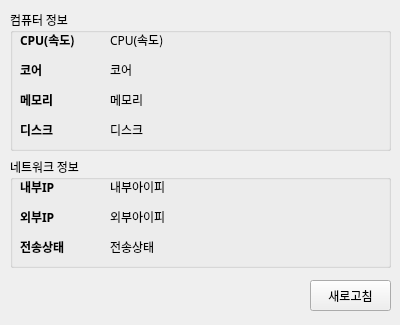
<?xml version="1.0" encoding="UTF-8"?>
<ui version="4.0">
 <class>Form</class>
 <widget class="QWidget" name="Form">
  <property name="geometry">
   <rect>
    <x>0</x>
    <y>0</y>
    <width>400</width>
    <height>325</height>
   </rect>
  </property>
  <property name="maximumSize">
   <size>
    <width>400</width>
    <height>350</height>
   </size>
  </property>
  <property name="windowTitle">
   <string>내 컴퓨터 정보</string>
  </property>
  <widget class="QGroupBox" name="groupBox">
   <property name="geometry">
    <rect>
     <x>10</x>
     <y>10</y>
     <width>381</width>
     <height>141</height>
    </rect>
   </property>
   <property name="font">
    <font>
     <family>Franklin Gothic Medium</family>
    </font>
   </property>
   <property name="title">
    <string>컴퓨터 정보</string>
   </property>
   <widget class="QLabel" name="label_2">
    <property name="geometry">
     <rect>
      <x>10</x>
      <y>52</y>
      <width>81</width>
      <height>16</height>
     </rect>
    </property>
    <property name="font">
     <font>
      <family>Franklin Gothic Medium</family>
      <weight>75</weight>
      <bold>true</bold>
     </font>
    </property>
    <property name="styleSheet">
     <string notr="true">font-weight: bold;</string>
    </property>
    <property name="text">
     <string>코어</string>
    </property>
   </widget>
   <widget class="QLabel" name="lblCore">
    <property name="geometry">
     <rect>
      <x>100</x>
      <y>52</y>
      <width>521</width>
      <height>16</height>
     </rect>
    </property>
    <property name="font">
     <font>
      <family>Franklin Gothic Medium</family>
     </font>
    </property>
    <property name="text">
     <string>코어</string>
    </property>
   </widget>
   <widget class="QLabel" name="label_3">
    <property name="geometry">
     <rect>
      <x>10</x>
      <y>82</y>
      <width>81</width>
      <height>16</height>
     </rect>
    </property>
    <property name="font">
     <font>
      <family>Franklin Gothic Medium</family>
      <weight>75</weight>
      <bold>true</bold>
     </font>
    </property>
    <property name="styleSheet">
     <string notr="true">font-weight: bold;</string>
    </property>
    <property name="text">
     <string>메모리</string>
    </property>
   </widget>
   <widget class="QLabel" name="lblMemory">
    <property name="geometry">
     <rect>
      <x>100</x>
      <y>82</y>
      <width>521</width>
      <height>16</height>
     </rect>
    </property>
    <property name="font">
     <font>
      <family>Franklin Gothic Medium</family>
     </font>
    </property>
    <property name="text">
     <string>메모리</string>
    </property>
   </widget>
   <widget class="QLabel" name="lblDisk">
    <property name="geometry">
     <rect>
      <x>100</x>
      <y>112</y>
      <width>521</width>
      <height>16</height>
     </rect>
    </property>
    <property name="font">
     <font>
      <family>Franklin Gothic Medium</family>
     </font>
    </property>
    <property name="text">
     <string>디스크</string>
    </property>
   </widget>
   <widget class="QLabel" name="label">
    <property name="geometry">
     <rect>
      <x>10</x>
      <y>22</y>
      <width>81</width>
      <height>16</height>
     </rect>
    </property>
    <property name="font">
     <font>
      <family>Franklin Gothic Medium</family>
      <weight>75</weight>
      <bold>true</bold>
     </font>
    </property>
    <property name="styleSheet">
     <string notr="true">font-weight: bold;</string>
    </property>
    <property name="text">
     <string>CPU(속도)</string>
    </property>
   </widget>
   <widget class="QLabel" name="lblCPU">
    <property name="geometry">
     <rect>
      <x>100</x>
      <y>22</y>
      <width>521</width>
      <height>16</height>
     </rect>
    </property>
    <property name="font">
     <font>
      <family>Franklin Gothic Medium</family>
     </font>
    </property>
    <property name="text">
     <string>CPU(속도)</string>
    </property>
   </widget>
   <widget class="QLabel" name="label_4">
    <property name="geometry">
     <rect>
      <x>10</x>
      <y>112</y>
      <width>81</width>
      <height>16</height>
     </rect>
    </property>
    <property name="font">
     <font>
      <family>Franklin Gothic Medium</family>
      <weight>75</weight>
      <bold>true</bold>
     </font>
    </property>
    <property name="styleSheet">
     <string notr="true">font-weight: bold;</string>
    </property>
    <property name="text">
     <string>디스크</string>
    </property>
   </widget>
  </widget>
  <widget class="QGroupBox" name="groupBox_2">
   <property name="geometry">
    <rect>
     <x>10</x>
     <y>157</y>
     <width>381</width>
     <height>111</height>
    </rect>
   </property>
   <property name="font">
    <font>
     <family>Franklin Gothic Medium</family>
    </font>
   </property>
   <property name="title">
    <string>네트워크 정보</string>
   </property>
   <widget class="QLabel" name="label_5">
    <property name="geometry">
     <rect>
      <x>10</x>
      <y>52</y>
      <width>81</width>
      <height>16</height>
     </rect>
    </property>
    <property name="font">
     <font>
      <family>Franklin Gothic Medium</family>
      <weight>75</weight>
      <bold>true</bold>
     </font>
    </property>
    <property name="styleSheet">
     <string notr="true">font-weight: bold;</string>
    </property>
    <property name="text">
     <string>외부IP</string>
    </property>
   </widget>
   <widget class="QLabel" name="lblExtraNet">
    <property name="geometry">
     <rect>
      <x>100</x>
      <y>52</y>
      <width>521</width>
      <height>16</height>
     </rect>
    </property>
    <property name="font">
     <font>
      <family>Franklin Gothic Medium</family>
     </font>
    </property>
    <property name="text">
     <string>외부아이피</string>
    </property>
   </widget>
   <widget class="QLabel" name="label_6">
    <property name="geometry">
     <rect>
      <x>10</x>
      <y>82</y>
      <width>81</width>
      <height>16</height>
     </rect>
    </property>
    <property name="font">
     <font>
      <family>Franklin Gothic Medium</family>
      <weight>75</weight>
      <bold>true</bold>
     </font>
    </property>
    <property name="styleSheet">
     <string notr="true">font-weight: bold;</string>
    </property>
    <property name="text">
     <string>전송상태</string>
    </property>
   </widget>
   <widget class="QLabel" name="lblNetstat">
    <property name="geometry">
     <rect>
      <x>100</x>
      <y>82</y>
      <width>521</width>
      <height>16</height>
     </rect>
    </property>
    <property name="font">
     <font>
      <family>Franklin Gothic Medium</family>
     </font>
    </property>
    <property name="text">
     <string>전송상태</string>
    </property>
   </widget>
   <widget class="QLabel" name="label_7">
    <property name="geometry">
     <rect>
      <x>10</x>
      <y>22</y>
      <width>81</width>
      <height>16</height>
     </rect>
    </property>
    <property name="font">
     <font>
      <family>Franklin Gothic Medium</family>
      <weight>75</weight>
      <bold>true</bold>
     </font>
    </property>
    <property name="styleSheet">
     <string notr="true">font-weight: bold;</string>
    </property>
    <property name="text">
     <string>내부IP</string>
    </property>
   </widget>
   <widget class="QLabel" name="lblinnerNet">
    <property name="geometry">
     <rect>
      <x>100</x>
      <y>22</y>
      <width>521</width>
      <height>16</height>
     </rect>
    </property>
    <property name="font">
     <font>
      <family>Franklin Gothic Medium</family>
     </font>
    </property>
    <property name="text">
     <string>내부아이피</string>
    </property>
   </widget>
  </widget>
  <widget class="QPushButton" name="btnRefresh">
   <property name="geometry">
    <rect>
     <x>310</x>
     <y>280</y>
     <width>81</width>
     <height>31</height>
    </rect>
   </property>
   <property name="text">
    <string>새로고침</string>
   </property>
  </widget>
 </widget>
 <resources/>
 <connections/>
</ui>
